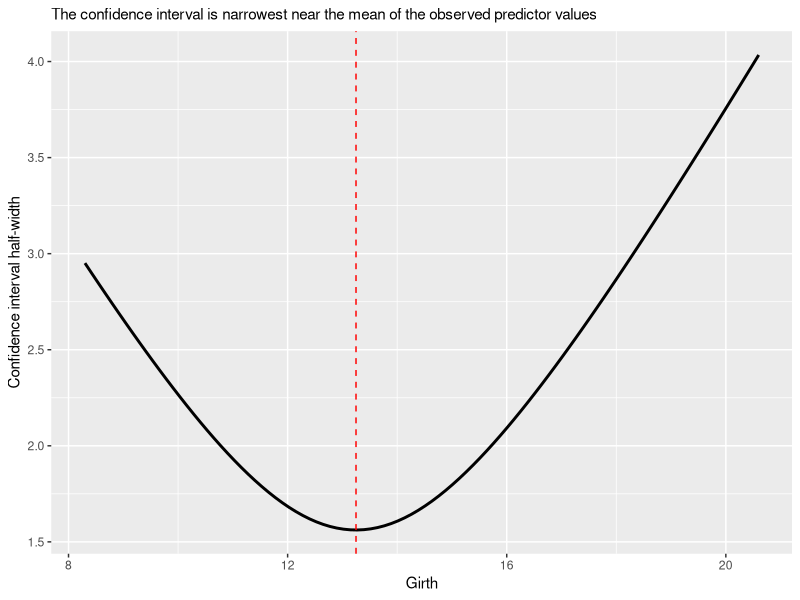
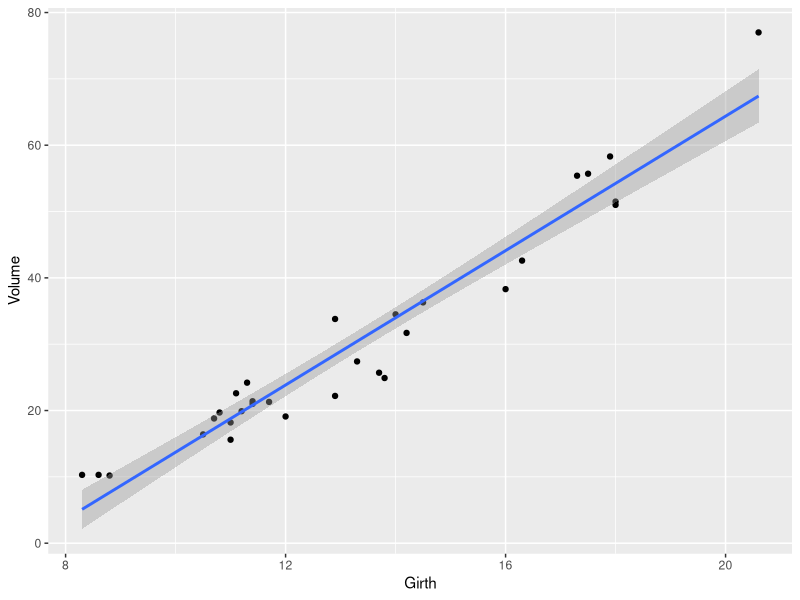
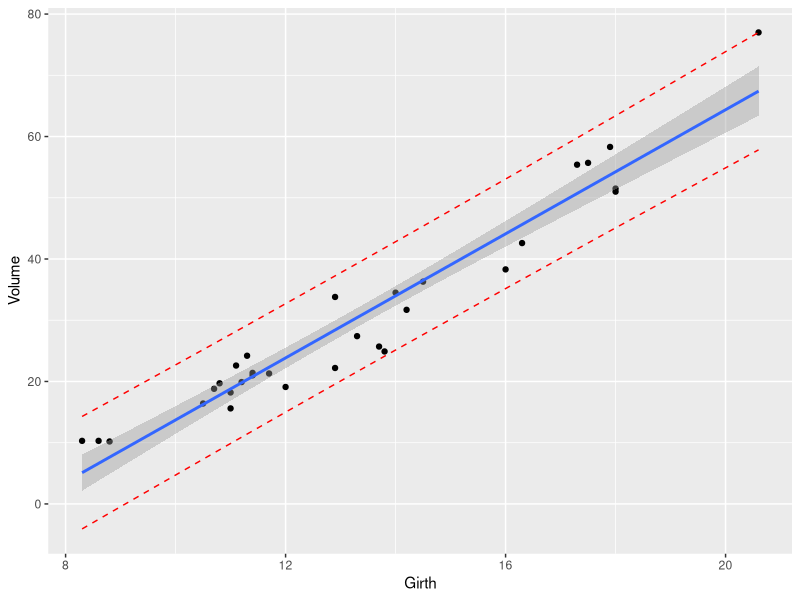

Write the R code that produced these figures, in order.
## ---- chunk 1
#| message: false
#| warning: false

library(datasets)
library(tidyverse)

fit <- lm(Volume ~ Girth, data = trees)

girth_grid <- tibble(
  Girth = seq(min(trees$Girth), max(trees$Girth), length.out = 100)
)

ci_grid <- predict(fit, girth_grid, interval = "confidence", level = 0.95) |>
  as_tibble() |>
  bind_cols(girth_grid) |>
  mutate(ci_half_width = (upr - lwr) / 2)

girth_mean <- mean(trees$Girth)

ggplot(ci_grid, aes(x = Girth, y = ci_half_width)) +
  geom_line(linewidth = 1) +
  geom_vline(xintercept = girth_mean, color = "red", linetype = "dashed") +
  labs(
    x = "Girth",
    y = "Confidence interval half-width",
    subtitle = "The confidence interval is narrowest near the mean of the observed predictor values"
  )
## ---- chunk 2
#| message: false
#| warning: false

library(datasets)
library(tidyverse)

fit <- lm(Volume ~ Girth, data = trees)
xh <- data.frame(Girth = 16)

ci_tree <- predict(fit, xh, interval = "confidence", level = 0.95)

knitr::kable(ci_tree, digits = 3)
## ---- chunk 3
#| message: false
#| warning: false

pi_tree <- predict(fit, xh, interval = "prediction", level = 0.95)

knitr::kable(pi_tree, digits = 3)
## ---- chunk 4
#| message: false
#| warning: false

ggplot(data = trees, aes(x = Girth, y = Volume)) +
  geom_point() +
  geom_smooth(method = "lm", formula = y ~ x)
## ---- chunk 5
#| message: false
#| warning: false

pred_int <- fit |>
  predict(interval = "prediction", level = 0.95) |>
  as.data.frame()

dat <- bind_cols(trees, pred_int)

ggplot(data = dat, aes(x = Girth, y = Volume)) +
  geom_point() +
  geom_smooth(method = "lm", formula = y ~ x) +
  geom_line(aes(y = lwr), color = "red", linetype = "dashed") +
  geom_line(aes(y = upr), color = "red", linetype = "dashed")
